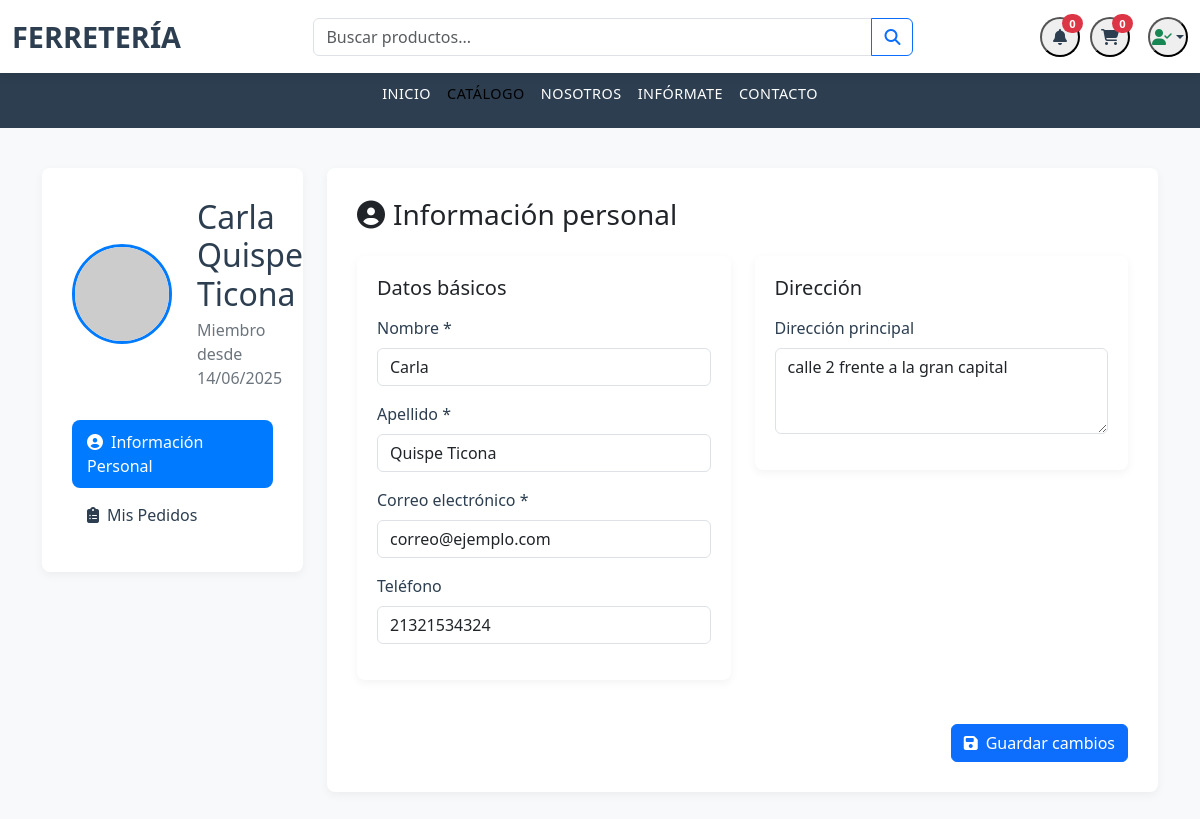
The page /cliente/?ruta=usuario (signed in) on the database its author committed.
### tables this page shows
CREATE TABLE `cliente` (
  `id_cliente` int(11) NOT NULL,
  `usuario` varchar(50) NOT NULL,
  `contrasena` varchar(255) NOT NULL,
  `fecha_creacion` timestamp NOT NULL DEFAULT current_timestamp(),
  `id_persona` int(11) NOT NULL
);

CREATE TABLE `persona` (
  `id_persona` int(11) NOT NULL,
  `nombres` varchar(100) NOT NULL,
  `apellidos` varchar(100) NOT NULL,
  `ci` varchar(20) NOT NULL,
  `fecha_nacimiento` date DEFAULT NULL,
  `direccion` varchar(200) DEFAULT NULL,
  `telefono` varchar(30) DEFAULT NULL,
  `correo` varchar(100) DEFAULT NULL,
  `genero` enum('Femenino','Masculino') NOT NULL,
  `id_departamento` int(11) NOT NULL
);

### cliente/controladores/usuario.controlador.php (called while the page is built, shortened)
<?php
require_once MODELS_DIR . 'usuario.modelo.php';
class UsuarioControlador {
    public function __construct($db, $modelo = null) {
        $this->modelo = $modelo ?: new UsuarioModelo($db);
    }
    public function mostrarUsuario() {
        require_once VIEWS_DIR . 'usuario.php';
    }
}
?>

### cliente/modelos/usuario.modelo.php (called while the page is built, shortened)
<?php
class UsuarioModelo {
    private $db;
    public function __construct($db) {
        $this->db = $db;
    }
    public function obtenerDatosCliente($id_cliente) {
        try {
            $query = "SELECT c.*, p.nombres, p.apellidos, p.ci, p.fecha_nacimiento,
                            p.direccion, p.telefono, p.correo, p.genero, p.id_departamento,
                            d.nom_departamento
                    FROM cliente c
                    JOIN persona p ON c.id_persona = p.id_persona
                    JOIN departamento d ON p.id_departamento = d.id_departamento
                    WHERE c.id_cliente = ?";
            $stmt = $this->db->prepare($query);
            $stmt->execute([$id_cliente]);
            $result = $stmt->fetch(PDO::FETCH_ASSOC);
            return $result;
        } catch (PDOException $e) {
            error_log("Error al obtener datos del cliente: " . $e->getMessage());
            return false;
        }
    }
}
?>

### cliente/vistas/usuario.php (the view, shortened to what this page needs)
<?php
$cliente = $this->modelo->obtenerDatosCliente($_SESSION['id_cliente']);
$nombre = $cliente['nombres'] ?? $_SESSION['nombre_cliente'] ?? 'Usuario';
$apellido = $cliente['apellidos'] ?? $_SESSION['apellido_cliente'] ?? '';
$email = $cliente['correo'] ?? $_SESSION['email_cliente'] ?? 'correo@ejemplo.com';
$telefono = $cliente['telefono'] ?? $_SESSION['telefono_cliente'] ?? 'No especificado';
$direccion = $cliente['direccion'] ?? $_SESSION['direccion_cliente'] ?? 'No especificada';
$fecha_registro = isset($cliente['fecha_creacion']) ? date('Y-m-d', strtotime($cliente['fecha_creacion'])) : '2025-01-01';
?>
<!DOCTYPE html>
<html lang="es">
<head>
    <link href="https://cdn.jsdelivr.net/npm/bootstrap@5.3.3/dist/css/bootstrap.min.css" rel="stylesheet">
    <link rel="stylesheet" href="https://cdnjs.cloudflare.com/ajax/libs/font-awesome/6.4.0/css/all.min.css">
</head>
<body>
    <nav class="navbar navbar-expand top-navbar">
        <div class="container-fluid">
            <a class="navbar-brand" href="#">FERRETERÍA</a>
            <form class="d-flex mx-4" style="flex-grow: 1; max-width: 600px;">
                <div class="input-group">
                    <input class="form-control" type="search" placeholder="Buscar productos..." aria-label="Search">
                    <button class="btn btn-outline-primary" type="submit">
                        <i class="fas fa-search"></i>
                    </button>
                </div>
            </form>
            <div class="nav-icons d-flex">
                <button class="btn-icon position-relative" onclick="window.location.href='<?= BASE_URL ?>cliente/?ruta=notificacion'">
                    <i class="fas fa-bell"></i>
                    <span class="badge bg-danger badge-notification rounded-pill" id="notificationBadge">0</span>
                </button>
                <button class="btn-icon position-relative" onclick="window.location.href='<?= BASE_URL ?>cliente/?ruta=carrito'">
                    <i class="fas fa-shopping-cart"></i>
                    <span class="badge bg-danger badge-notification rounded-pill"><?= isset($_SESSION['carrito']) ? count($_SESSION['carrito']) : 0 ?></span>
                </button>
                <div class="dropdown ms-2">
                    <button class="btn-icon dropdown-toggle" type="button" id="userDropdown" data-bs-toggle="dropdown" aria-expanded="false">
                        <?php if(isset($_SESSION['id_cliente'])): ?>
                            <i class="fas fa-user-check text-success"></i>
                        <?php else: ?>
                            <i class="fas fa-user"></i>
                        <?php endif; ?>
                    </button>
                </div>
            </div>
        </div>
    </nav>
    <nav class="navbar navbar-expand main-nav">
        <div class="container-fluid">
            <ul class="navbar-nav mx-auto">
                <li class="nav-item">
                    <a class="nav-link" href="?ruta=inicio">INICIO</a>
                </li>
                <li class="nav-item">
                    <a class="nav-link active" href="?ruta=catalogo">CATÁLOGO</a>
                </li>
                <li class="nav-item">
                    <a class="nav-link" href="?ruta=nosotros">NOSOTROS</a>
                </li>
                <li class="nav-item">
                    <a class="nav-link" href="?ruta=informate">INFÓRMATE</a>
                </li>
                <li class="nav-item">
                    <a class="nav-link" href="?ruta=contacto">CONTACTO</a>
                </li>
            </ul>
        </div>
    </nav>
    <div class="container my-5">
        <div class="row">
            <div class="col-lg-3 mb-4">
                <div class="profile-container">
                    <div class="profile-header">
                        <img src="<?= !empty($cliente['imagen']) ? BASE_URL . 'uploads/perfil/' . htmlspecialchars($cliente['imagen']) : 'https://ui-avatars.com/api/?name=' . urlencode($nombre . ' ' . $apellido) . '&background=007bff&color=fff' ?>" class="profile-avatar" alt="Avatar">
                        <div class="profile-info">
                            <h2><?= htmlspecialchars($nombre . ' ' . $apellido) ?></h2>
                            <p>Miembro desde <?= date('d/m/Y', strtotime($fecha_registro)) ?></p>
                        </div>
                    </div>
                    <ul class="nav nav-pills flex-column" id="v-pills-tab" role="tablist" aria-orientation="vertical">
                        <li class="nav-item" role="presentation">
                            <button class="nav-link active w-100 text-start" id="v-pills-usuario-tab" data-bs-toggle="pill" data-bs-target="#usuario" type="button" role="tab" aria-controls="usuario" aria-selected="true">
                                <i class="fas fa-user-circle me-2"></i>Información Personal
                            </button>
                        </li>
                        <li class="nav-item" role="presentation">
                            <button class="nav-link w-100 text-start" id="v-pills-pedidos-tab" data-bs-toggle="pill" data-bs-target="#pedidos" type="button" role="tab" aria-controls="pedidos" aria-selected="false">
                                <i class="fas fa-clipboard-list me-2"></i>Mis Pedidos
                            </button>
                        </li>
                    </ul>
                </div>
            </div>
            <div class="col-lg-9">
                <div class="tab-content" id="v-pills-tabContent">
                    <div class="tab-pane fade show active" id="usuario" role="tabpanel" aria-labelledby="v-pills-usuario-tab">
                        <div class="profile-container">
                            <h3 class="mb-4"><i class="fas fa-user-circle me-2"></i>Información personal</h3>
                            <form action="<?= BASE_URL ?>cliente/?ruta=usuario&accion=actualizar" method="post" enctype="multipart/form-data">
                                <div class="row mb-4">
                                    <div class="col-md-6">
                                        <div class="info-card">
                                            <h5 class="mb-3">Datos básicos</h5>
                                            <div class="mb-3">
                                                <label class="form-label info-label">Nombre *</label>
                                                <input type="text" class="form-control" name="nombres" value="<?= htmlspecialchars($nombre) ?>" required>
                                            </div>
                                            <div class="mb-3">
                                                <label class="form-label info-label">Apellido *</label>
                                                <input type="text" class="form-control" name="apellidos" value="<?= htmlspecialchars($apellido) ?>" required>
                                            </div>
                                            <div class="mb-3">
                                                <label class="form-label info-label">Correo electrónico *</label>
                                                <input type="email" class="form-control" name="correo" value="<?= htmlspecialchars($email) ?>" required>
                                            </div>
                                            <div class="mb-3">
                                                <label class="form-label info-label">Teléfono</label>
                                                <input type="tel" class="form-control" name="telefono" value="<?= htmlspecialchars($telefono) ?>">
                                            </div>
                                        </div>
                                    </div>
                                    <div class="col-md-6">
                                        <div class="info-card">
                                            <h5 class="mb-3">Dirección</h5>
                                            <div class="mb-3">
                                                <label class="form-label info-label">Dirección principal</label>
                                                <textarea class="form-control" name="direccion" rows="3" placeholder="Ingresa tu dirección completa"><?= htmlspecialchars($direccion) ?></textarea>
                                            </div>
                                        </div>
                                    </div>
                                </div>
                                <div class="d-flex justify-content-end">
                                    <button type="submit" class="btn btn-primary">
                                        <i class="fas fa-save me-2"></i>Guardar cambios
                                    </button>
                                </div>
                            </form>
                        </div>
                    </div>
                </div>
            </div>
        </div>
    </div>
</body>
</html>

### cliente/vistas/usuario.php (style rules this page uses)
:root { --primary-color: #2c3e50; --secondary-color: #d32f2f; --accent-color: #007bff; --light-bg: #f8f9fa; }
body { font-family: 'Segoe UI', Tahoma, Geneva, Verdana, sans-serif; background-color: var(--light-bg); padding-top: 120px; }
.top-navbar { background-color: white; box-shadow: 0 2px 10px rgba(0,0,0,.1); padding: 10px 0; position: fixed; top: 0; width: 100%; z-index: 1030; }
.main-nav { background-color: var(--primary-color); color: white; padding: 15px 0; position: fixed; top: 60px; width: 100%; z-index: 1020; }
.profile-container { background: white; border-radius: 8px; box-shadow: 0 3px 10px rgba(0,0,0,.05); padding: 30px; margin-bottom: 30px; }
.profile-header { display: flex; align-items: center; margin-bottom: 30px; }
.profile-avatar { width: 100px; height: 100px; border-radius: 50%; object-fit: cover; margin-right: 25px; border: 3px solid var(--accent-color); }
.profile-info h2 { margin-bottom: 5px; color: var(--primary-color); }
.profile-info p { margin-bottom: 0; color: #6c757d; }
.nav-pills .nav-link { color: var(--primary-color); font-weight: 500; padding: 10px 15px; border-radius: 8px; margin-bottom: 5px; }
.nav-pills .nav-link.active { background-color: var(--accent-color); color: white; }
.info-card { background: white; border-radius: 8px; box-shadow: 0 3px 10px rgba(0,0,0,.05); padding: 20px; margin-bottom: 20px; }
.info-label { font-weight: 500; color: var(--primary-color); }
.main-nav .nav-link { color: white; font-weight: 500; padding: 8px 20px; text-transform: uppercase; font-size: 0.9rem; letter-spacing: 0.5px; }
.navbar-brand { font-weight: 800; font-size: 1.8rem; color: var(--primary-color) !important; }
.nav-icons .btn-icon { width: 40px; height: 40px; border-radius: 50%; display: flex; align-items: center; justify-content: center; margin-left: 10px; position: relative; transition: all 0.3s; color: var(--primary-color); }
.badge-notification { position: absolute; top: -5px; right: -5px; font-size: 0.7rem; }

### rows shown on the page
cliente: id_persona.apellidos "Carla Quispe Ticona", fecha_creacion "14/06/2025", nombres "Carla", apellidos "Quispe Ticona", correo "correo@ejemplo.com", telefono "21321534324", direccion "calle 2 frente a la gran capital"
